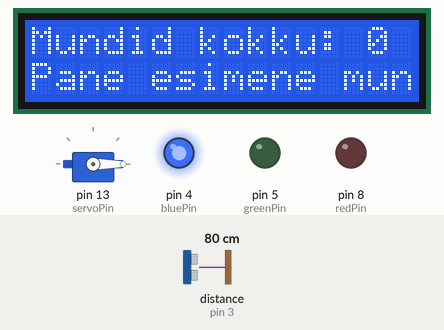
A sketch run on a simulated Arduino Uno, built with avr-gcc and run on an emulated ATmega328P. Parts: servo, 16×2 character LCD, output pins drawn as LEDs (lit = HIGH). Wiring (inferred from the names in the program): ultrasonic range finder: trigger pin 2; echo pin 3. Inputs (shaded band) come from the test bench; at power-on: distance to the obstacle (sensor on pin 3) 80 cm. The echo pulse lasts 58.3 µs per cm; pins used as bus, display or sensor lines are not drawn.

Above: at 2.2 s.
2.3 s: distance to the obstacle (sensor on pin 3) set to 17 cm
3.8 s: distance to the obstacle (sensor on pin 3) set to 14 cm
At 5.4 s:
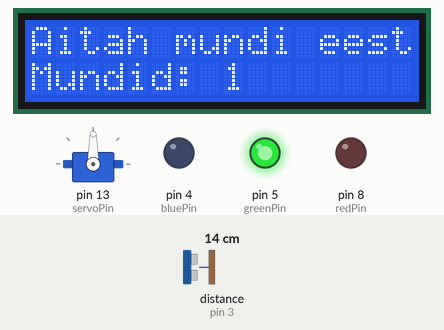
6.5 s: distance to the obstacle (sensor on pin 3) set to 18 cm
At 8.2 s:
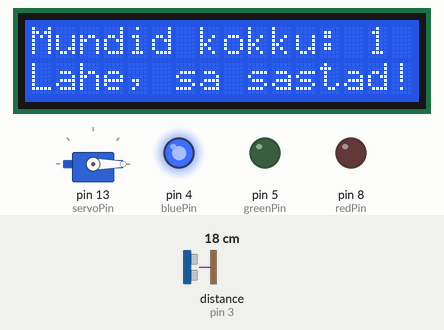
8.5 s: distance to the obstacle (sensor on pin 3) set to 2 cm
At 9.0 s:
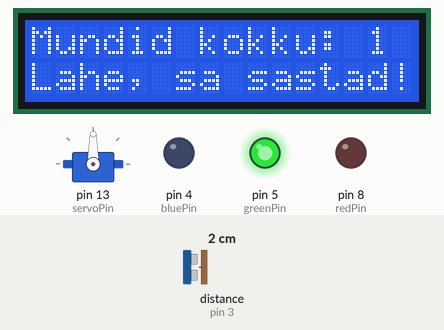
Timing chart, 0 to 11.5 s (numbered marks = the images above; inputs shaded):
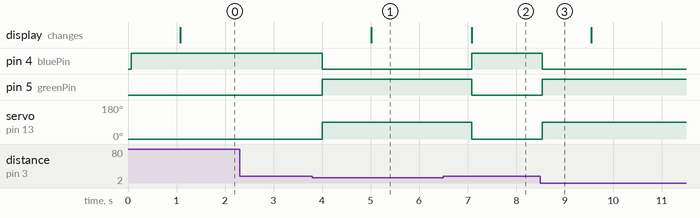

Measured:
- the behaviour switches between 16 and 15 cm on distance to the obstacle (sensor on pin 3) (found by bisection; images 0 and 1)
- after the input at 2.3 s, every drawn part: stays the same
- after the input at 3.8 s, pin 4 (bluePin): HIGH → LOW after 0.21 s; pin 5 (greenPin): LOW → HIGH after 0.21 s; servo on pin 13 (servoPin): 0° → 90° after 0.21 s; the display: changes after 1.2 s (image 1)
- after the input at 6.5 s, pin 4 (bluePin): LOW → HIGH after 0.58 s; pin 5 (greenPin): HIGH → LOW after 0.58 s; servo on pin 13 (servoPin): 90° → 0° after 0.59 s; the display: changes after 0.59 s (image 2)
- after the input at 8.5 s, pin 4 (bluePin): HIGH → LOW at once; pin 5 (greenPin): LOW → HIGH at once; servo on pin 13 (servoPin): 0° → 90° at once

The sketch:

7katse.ino
```cpp
#include <Servo.h>
#include <LiquidCrystal.h>

const int trigPin = 2;
const int echoPin = 3;
const int servoPin = 13;
const int redPin = 8;
const int greenPin = 5;
const int bluePin = 4;
const int openAngle = 90;
const int closeAngle = 0;
const int detectionDist = 15;
const long sadTimeout = 10000;

Servo servo;
LiquidCrystal lcd(6, 7, 9, 10, 11, 12);

int coinCount = 0;
unsigned long lastDetectionTime = 0;
bool lidOpen = false;

void setup() {
  pinMode(trigPin, OUTPUT);
  pinMode(echoPin, INPUT);
  pinMode(redPin, OUTPUT);
  pinMode(greenPin, OUTPUT);
  pinMode(bluePin, OUTPUT);

  servo.attach(servoPin);
  servo.write(closeAngle);

  lcd.begin(16, 2);
  lcd.setCursor(0, 0);
  lcd.print("Tere tulemast!");
  lcd.setCursor(0, 1);
  lcd.print("Sastuspanka!");

  setColor(0, 0, 255);
  delay(1000);
}

void loop() {
  long distance = measureDistance();

  if (distance > 0 && distance < detectionDist) {
    handleDetection();
  }
  else {
    if (lidOpen) {
      if (millis() - lastDetectionTime > 500) {
        closeLid();
      }
    }
    else {
      checkSadState();
    }
  }

  updateDisplay();
}

// Mõõdab kaugust ultraheli anduriga
long measureDistance() {
  digitalWrite(trigPin, LOW);
  delayMicroseconds(2);
  digitalWrite(trigPin, HIGH);
  delayMicroseconds(10);
  digitalWrite(trigPin, LOW);

  long duration = pulseIn(echoPin, HIGH);
  return duration * 0.034 / 2;
}

// Tegeleb mündi tuvastamisega
void handleDetection() {
  lastDetectionTime = millis();

  if (!lidOpen) {
    openLid();
    coinCount++;
    setColor(0, 255, 0);
    delay(1000);
  }
}

void openLid() {
  servo.write(openAngle);
  lidOpen = true;
}

void closeLid() {
  servo.write(closeAngle);
  lidOpen = false;
  setColor(0, 0, 255);
}

// Kui keegi pole kaua midagi pannud, muutub LED punaseks
void checkSadState() {
  if (millis() - lastDetectionTime > sadTimeout) {
    setColor(255, 0, 0);
  }
}

// LCD-ekraani uuendamine sõltuvalt olekust
void updateDisplay() {
  lcd.clear();

  if (lidOpen) {
    lcd.setCursor(0, 0);
    lcd.print("Aitah mundi eest!");
    lcd.setCursor(0, 1);
    lcd.print("Mundid: ");
    lcd.print(coinCount);
  } else {
    lcd.setCursor(0, 0);
    lcd.print("Mundid kokku: ");
    lcd.print(coinCount);

    lcd.setCursor(0, 1);
    if (millis() - lastDetectionTime > sadTimeout) {
      lcd.print("Ootan juba kaua:(");
    } else if (coinCount > 0) {
      lcd.print("Lahe, sa sastad!$");
    } else {
      lcd.print("Pane esimene munt!");
    }
  }

  delay(200);
}


void setColor(int red, int green, int blue) {
  analogWrite(redPin, red);
  analogWrite(greenPin, green);
  analogWrite(bluePin, blue);
}
```
